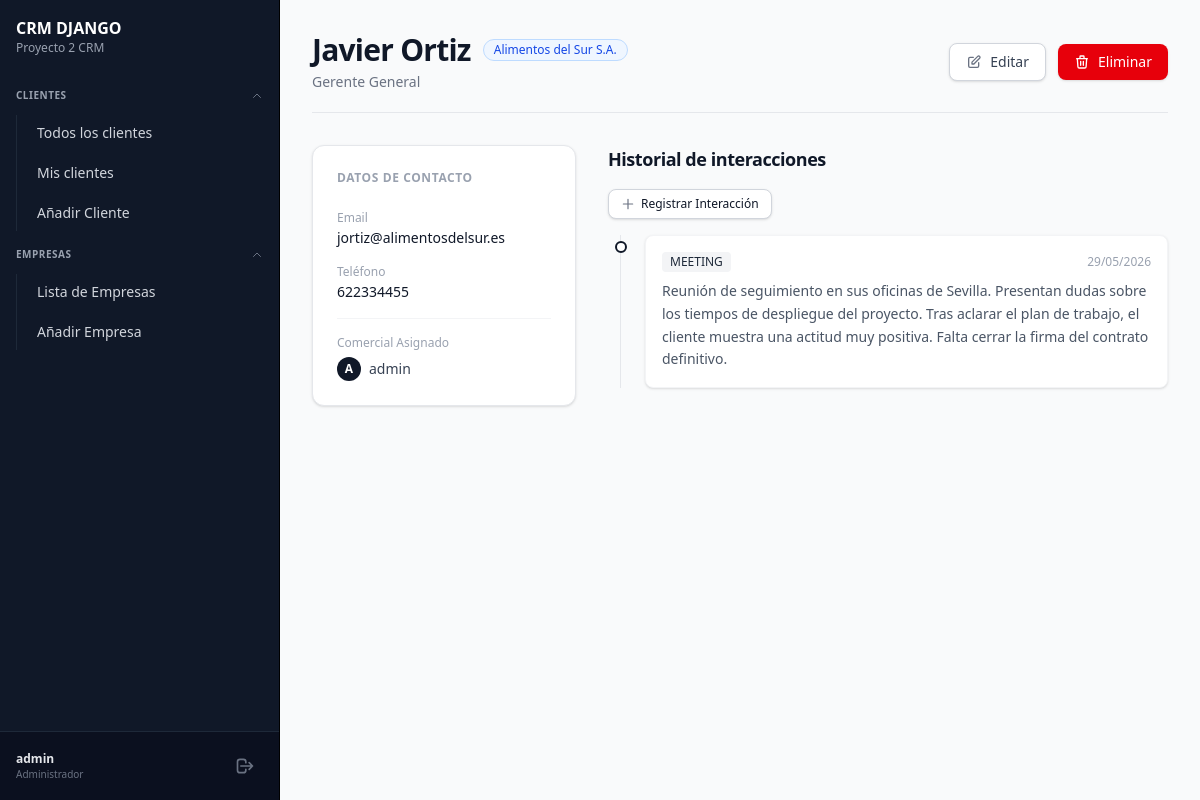
Before: /clientes/detalle/3 (signed in) with the older database file.
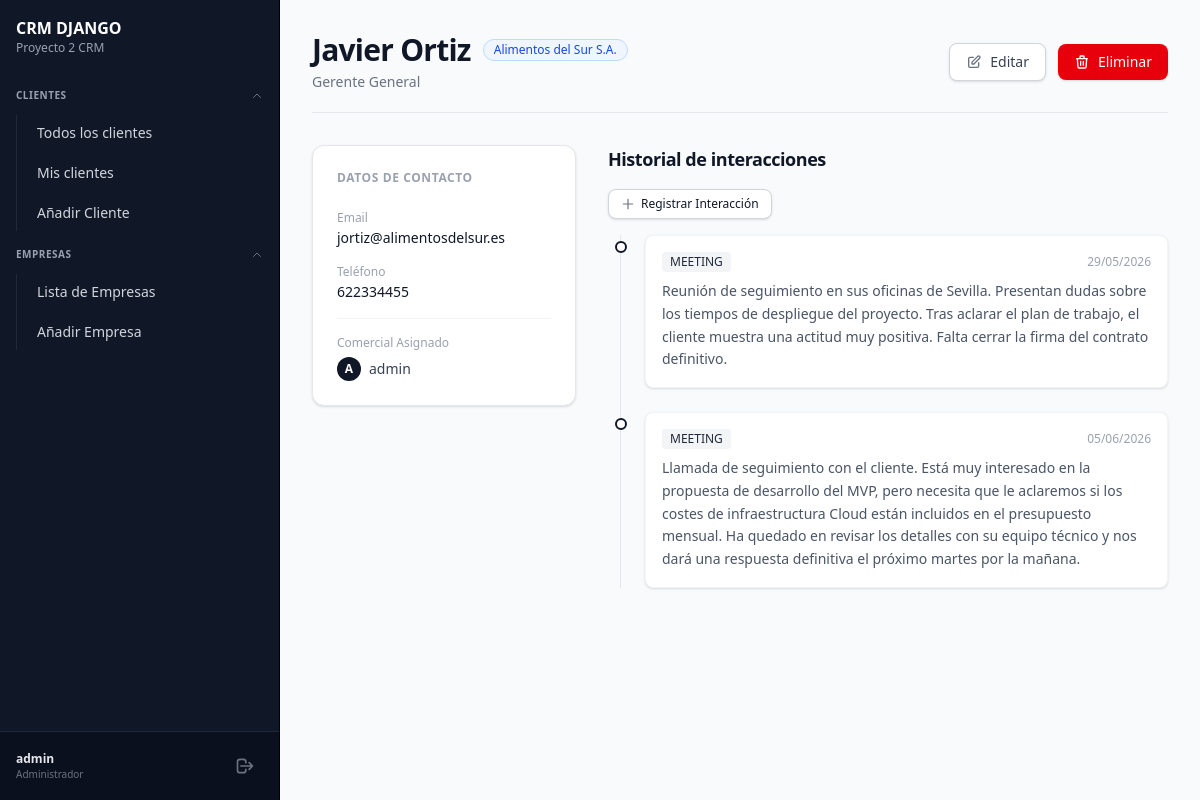
After: the same page with the newer database file.
### crm/models/interaction_model.py (models this page shows, shortened)
class Interaction(models.Model):
    client = models.ForeignKey('Client', on_delete=models.CASCADE, related_name='interactions', verbose_name='Cliente')
    contact_channel = models.CharField(choices=CANALES, verbose_name='Canal de Contacto')
    created_at = models.DateTimeField(auto_now_add=True, verbose_name='Fecha de Creación')
    content = models.TextField(verbose_name='Contenido')
    class Meta:
        verbose_name = 'Interacción'
        verbose_name_plural = 'Interacciones'

### crm/views/client_views.py (the view)
# urls.py: path('clientes/detalle/<pk>', ClientDetailView.as_view(), name='detalle-cliente'),
@method_decorator(login_required, name='dispatch')
class ClientDetailView(DetailView):
    model = Client
    template_name = 'clients/client_detail.html'
    context_object_name = 'client'

### crm_django/templates/clients/client_detail.html (shortened to what the changed rows need)
{% extends "general/layout.html" %}
{% block page_content %}
<div class="max-w-6xl mx-auto space-y-8">
    <div class="flex flex-col md:flex-row md:items-center md:justify-between border-b border-gray-200 pb-5 gap-4">
        <div>
            <div class="flex items-center gap-3">
                <h1 class="text-3xl font-bold text-gray-900 tracking-tight">
                    {{ client.first_name }} {{ client.last_name }}
                </h1>
            </div>
        </div>
    </div>
    <div class="grid grid-cols-1 lg:grid-cols-3 gap-8">
        <div class="lg:col-span-2 space-y-4">
            {% if client.interactions.all %}
                <div class="relative border-l border-gray-200 ml-3 space-y-6">
                    {% for interaction in client.interactions.all %}
                        <div class="relative pl-6">
                            <span class="absolute -left-[6px] top-1.5 bg-white border-2 border-gray-900 rounded-full w-3 h-3"></span>
                            <div class="bg-white border border-gray-100 rounded-lg p-4 shadow-sm hover:border-gray-200 transition-colors">
                                <div class="flex items-center justify-between gap-4 mb-2">
                                    <span class="inline-flex items-center px-2 py-0.5 rounded text-xs font-medium bg-gray-100 text-gray-800 uppercase">
                                        {{ interaction.contact_channel }}
                                    </span>
                                    <time class="text-xs text-gray-400 font-medium">
                                        {{ interaction.created_at|date:"d/m/Y" }}
                                    </time>
                                </div>
                                <p class="text-sm text-gray-600 leading-relaxed">{{ interaction.content }}</p>
                            </div>
                        </div>
                    {% endfor %}
                </div>
            {% else %}
                <div class="text-center py-8 border-2 border-dashed border-gray-200 rounded-xl p-6">
                    <p class="text-sm text-gray-500">Este cliente aún no tiene interacciones registradas.</p>
                </div>
            {% endif %}
        </div>
    </div>
</div>
{% endblock %}

Changed rows visible on the page:
added Interaction: contact_channel "MEETING", created_at "05/06/2026", content "Llamada de seguimiento con el cliente. Está muy interesado en la propuesta de desarrollo del MVP, pero necesita que le aclaremos si los costes de infraestructura Cloud están incluidos en el presupuesto mensual. Ha quedado en revisar los detalles con su equipo técnico y nos dará una respuesta definitiva el próximo martes por la mañana."
